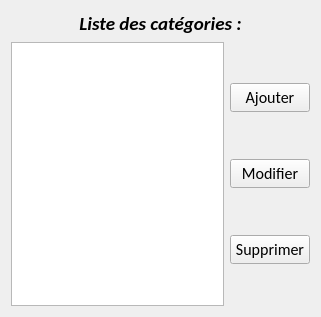
<?xml version="1.0" encoding="UTF-8"?>
<ui version="4.0">
 <class>GuiGestionCategorie</class>
 <widget class="QWidget" name="GuiGestionCategorie">
  <property name="geometry">
   <rect>
    <x>0</x>
    <y>0</y>
    <width>321</width>
    <height>317</height>
   </rect>
  </property>
  <property name="font">
   <font>
    <family>Calibri</family>
    <pointsize>12</pointsize>
   </font>
  </property>
  <property name="windowTitle">
   <string>Gestion des catégories</string>
  </property>
  <layout class="QVBoxLayout" name="verticalLayout">
   <item>
    <widget class="QLabel" name="lblTitre">
     <property name="font">
      <font>
       <family>Calibri</family>
       <pointsize>14</pointsize>
       <weight>75</weight>
       <italic>true</italic>
       <bold>true</bold>
      </font>
     </property>
     <property name="text">
      <string>Liste des catégories :</string>
     </property>
     <property name="alignment">
      <set>Qt::AlignCenter</set>
     </property>
     <property name="margin">
      <number>10</number>
     </property>
    </widget>
   </item>
   <item>
    <layout class="QHBoxLayout" name="horizontalLayout">
     <item>
      <widget class="QTableView" name="tvCategories"/>
     </item>
     <item>
      <layout class="QVBoxLayout" name="verticalLayout_2">
       <item>
        <widget class="QPushButton" name="btnAjouter">
         <property name="text">
          <string>Ajouter</string>
         </property>
         <property name="icon">
          <iconset resource="../../SeboApp.qrc">
           <normaloff>:/SeboApp/add2.png</normaloff>:/SeboApp/add2.png</iconset>
         </property>
        </widget>
       </item>
       <item>
        <widget class="QPushButton" name="btnModifier">
         <property name="text">
          <string>Modifier</string>
         </property>
         <property name="icon">
          <iconset resource="../../SeboApp.qrc">
           <normaloff>:/SeboApp/modifier2.png</normaloff>:/SeboApp/modifier2.png</iconset>
         </property>
        </widget>
       </item>
       <item>
        <widget class="QPushButton" name="btnSupprimer">
         <property name="text">
          <string>Supprimer</string>
         </property>
         <property name="icon">
          <iconset resource="../../SeboApp.qrc">
           <normaloff>:/SeboApp/delete2.png</normaloff>:/SeboApp/delete2.png</iconset>
         </property>
        </widget>
       </item>
      </layout>
     </item>
    </layout>
   </item>
  </layout>
 </widget>
 <layoutdefault spacing="6" margin="11"/>
 <resources>
  <include location="../../SeboApp.qrc"/>
 </resources>
 <connections/>
</ui>
